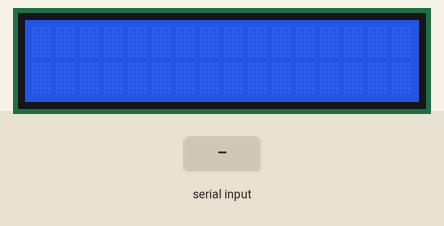
This sketch was run on a simulated ESP8266 (NodeMCU). On the bench: 16×2 character LCD. The inputs (shaded band) are chosen by the test bench. What the sketch prints to the serial monitor is not drawn.

Above: at 1.2 s.
1.3 s: "1," received over the second serial link
At 3.4 s:
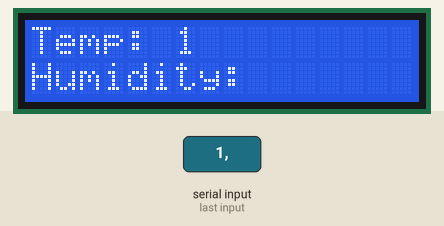
3.8 s: "0," received over the second serial link
At 5.3 s:
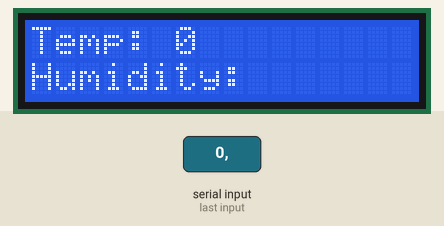
6.3 s: "2," received over the second serial link
At 8.4 s:
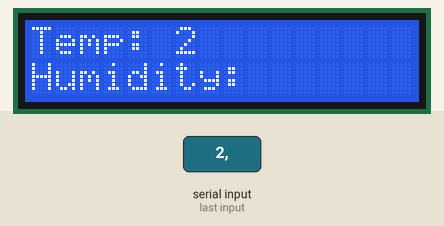
Timing chart, 0 to 9.9 s (numbered marks = the images above; inputs shaded):
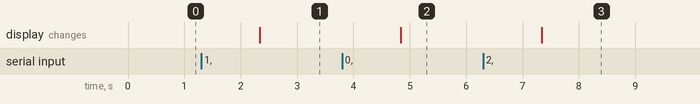

The sketch:

esp.ino
```cpp
#include <SoftwareSerial.h>
#include <Wire.h>
#include <LiquidCrystal_I2C.h>
LiquidCrystal_I2C lcd(0x27, 16, 2);
SoftwareSerial NodeSerial(D3, D4); // RX | TX
void setup()
{
  Serial.begin(115200);
  pinMode(A0, INPUT);
  NodeSerial.begin(9600);
  lcd.init();
  lcd.backlight();
}
void loop()
{
  if(NodeSerial.available()>0)
  {
    String temp_str=NodeSerial.readStringUntil(',');
    String humidity_str=NodeSerial.readStringUntil('\n');
    Serial.println(temp_str + " " + humidity_str);
    lcd.setCursor(0,0);
    lcd.print("Temp: "+ temp_str+"          ");
    lcd.setCursor(0,1);
    lcd.print("Humidity: "+ humidity_str+"          ");
    delay(10);
  }
}
```

Measured:
- after the input at 1.3 s, the display: changes after 1.0 s (image 1)
- after the input at 3.8 s, the display: changes after 1.0 s (image 2)
- after the input at 6.3 s, the display: changes after 1.0 s (image 3)
